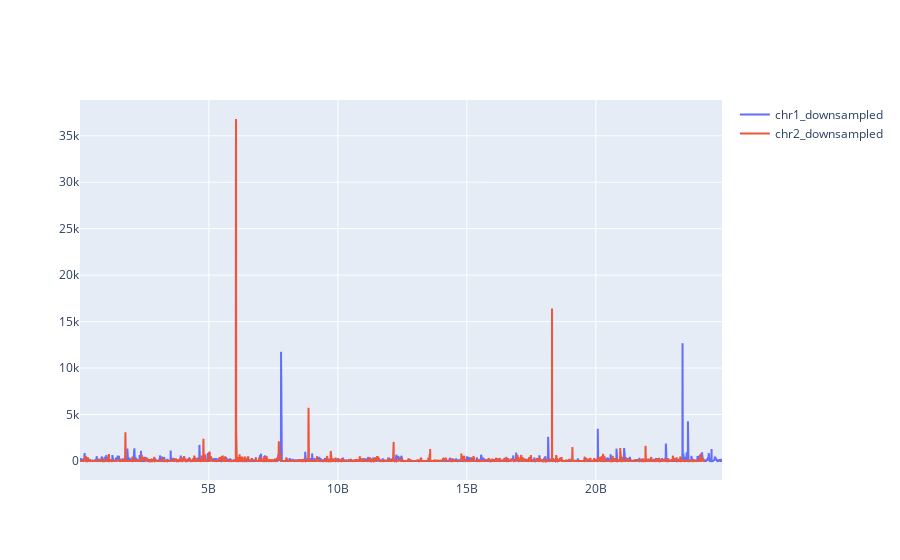

Notebook code for this chart:
### Markdown cell above
# attempt 3: plotting in loop
with vertical offset rather than continuous coverage plotting

### Code cell
fig = go.Figure()
for i in dfs:
    fig = fig.add_trace(go.Scatter(
        x = dfs[i]["stop"],
        y = dfs[i]["depth"],
        name = i
    ))
fig.show()

### Figure 1 — Plotly figure (JSON) as saved in the notebook; plotly's stock layout.template omitted (floating-point values rounded to 4 significant figures; data arrays with more than 128 entries replaced by an {"elided": "..."} marker saying what was removed)
{"data": [{"name": "chr1_downsampled", "type": "scatter", "x": {"elided": "4979 int values"}, "y": {"elided": "4979 float values"}}, {"name": "chr2_downsampled", "type": "scatter", "x": {"elided": "4843 int values"}, "y": {"elided": "4843 float values"}}], "layout": {}}
